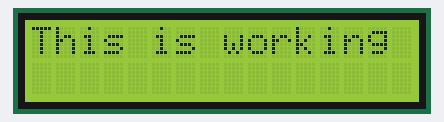
The sketch below on a simulated Arduino Uno, built with avr-gcc and run on an emulated ATmega328P. Shown: 16×2 character LCD.

Above: at 0.1 s.
At 1.1 s:
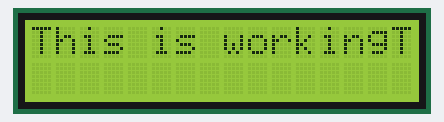
At 37.2 s:
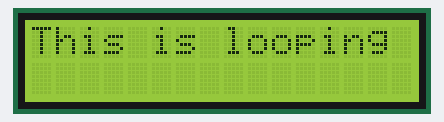

The sketch:

lcdtest.ino
```cpp
#include <LiquidCrystal.h>

LiquidCrystal lcd(12,11,5,4,3,2);

void setup() {
  // put your setup code here, to run once:
  lcd.begin(16,2);
  lcd.clear();
  lcd.print("This is working");

}

void loop() {
  delay(1000);
  lcd.print("This is looping");
  delay(1000);
  lcd.clear();
  // put your main code here, to run repeatedly:

}
```

Measured:
- what the display in image 1 shows lasts 1.0 s, from 1.1 s to 2.1 s
